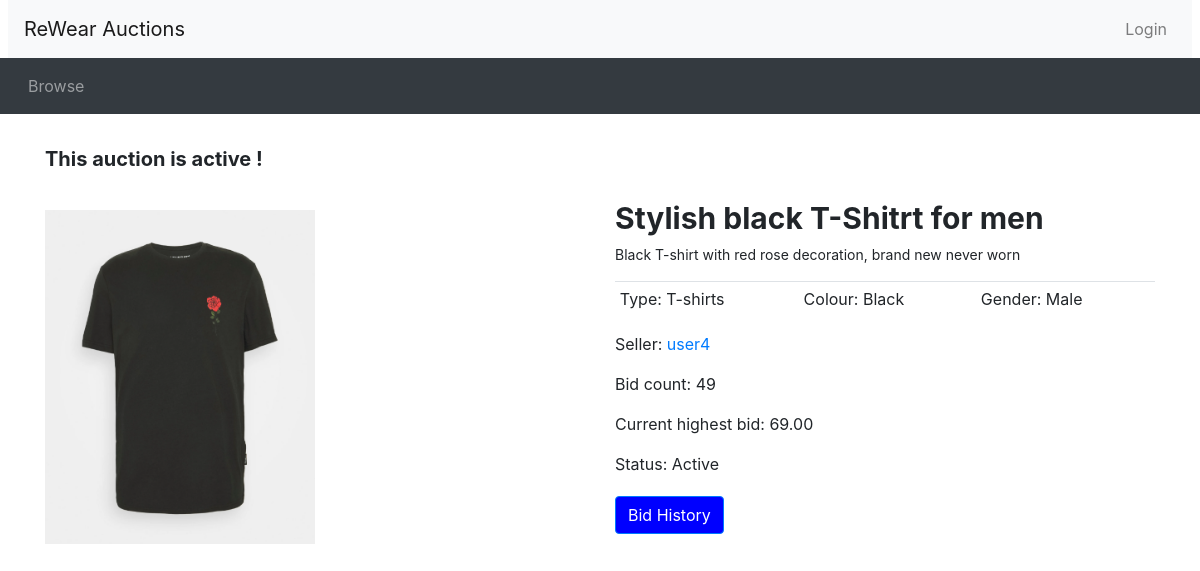
The app's page /listing.php?item_id=2 with its own data.
### tables this page shows
CREATE TABLE Auctions (
    auctionID INT(10) AUTO_INCREMENT,
    auctionStartDate DATETIME NOT NULL,
    auctionEndDate DATETIME NOT NULL,
    auctionStartingPrice DOUBLE(10,2) NOT NULL, 
    auctionReservePrice DOUBLE(10,2),
    auctionName VARCHAR(100) NOT NULL,
    auctionDescription VARCHAR(500),
    auctionPicture VARCHAR(100),
    sellerID INT(10) NOT NULL,
    categoryType VARCHAR(100),
    categoryColor VARCHAR(100),
    categoryGender VARCHAR(100),
    categorySize VARCHAR(100),
    ratingValue INT(1) CHECK (ratingValue >= 1 AND ratingValue <= 5),
    ratingText VARCHAR(500),
    winnerID INT(10),
    PRIMARY KEY(auctionID),
    FOREIGN KEY (sellerID) REFERENCES Users (userID) ON UPDATE CASCADE ON DELETE CASCADE,
    FOREIGN KEY (categoryType) REFERENCES CategoryClothsType (categoryType) ON UPDATE CASCADE ON DELETE RESTRICT,
    FOREIGN KEY (categoryColor) REFERENCES CategoryColorType (categoryColor) ON UPDATE CASCADE ON DELETE RESTRICT,
    FOREIGN KEY (categoryGender) REFERENCES categoryGenderType (categoryGender) ON UPDATE CASCADE ON DELETE RESTRICT,
    FOREIGN KEY (categorySize) REFERENCES categorySizeType (categorySize) ON UPDATE CASCADE ON DELETE RESTRICT,
    FOREIGN KEY (winnerID) REFERENCES Users (userID) ON UPDATE CASCADE ON DELETE SET NULL
);

CREATE TABLE Users (
    userID INT(10) AUTO_INCREMENT, 
	userEmail VARCHAR(100) NOT NULL UNIQUE, 
	username VARCHAR(100) NOT NULL UNIQUE, 
	userPassword VARCHAR(42) NOT NULL, 
	userFirstName VARCHAR(100),
	userLastName VARCHAR(100), 
	userAddress VARCHAR(100), 
	userTel VARCHAR(100), 
	userGender VARCHAR(100) CHECK (userGender in ("Male", "Female", "Other", "Prefer not to say")),
    userIsActive VARCHAR(100) DEFAULT "Activated" CHECK (userIsActive in ("Activated", "Deactivated")),
	userAccountType VARCHAR(100) DEFAULT "Unspecified yet" CHECK (userAccountType in ("Buyer", "Seller", "Admin", "Unspecified yet")), 
	PRIMARY KEY(userID)
	);

### database_connection.php (called while the page is built, shortened)
<?php
function connectMAC()
{
    $configFile = 'Database_host_MAC.txt';
    $configData = file($configFile, FILE_IGNORE_NEW_LINES | FILE_SKIP_EMPTY_LINES);
    $dbConfig = [];
    foreach ($configData as $line) {
       list($key, $value) = explode('=', $line);
       $dbConfig[$key] = $value;
    }
    $connection = mysqli_connect($dbConfig['host'], $dbConfig['username'], $dbConfig['password'], $dbConfig['DB_name']);
    return $connection;
}
function send_queryMAC($query)
{
    $connection = connectMAC();
    $result = mysqli_query($connection, $query);
    return $result;
}
?>

### listing.php (the view, shortened to what this page needs)
<?php include_once("header.php")?>
<?php require_once("database_connection.php")?>
<?php
$auctionID = isset($_GET['item_id']) ? $_GET['item_id'] : 0;
if(isset($_SESSION['userID'])) {
    $userID= $_SESSION['userID'];
    $sql_auction = "SELECT a.auctionID, a.sellerID, a.auctionName, a.auctionReservePrice, a.categoryType, a.categoryColor, a.categoryGender, a.categorySize, u.username, a.auctionDescription, a.auctionStartDate, a.auctionEndDate, a.auctionPicture, a.auctionStartingPrice, MAX(b.bidValue) as auctionMaxCP, MAX(b1.bidValue) AS maxBuyerBidValue, COUNT(b.auctionID) as auctionBidCount
                    FROM Auctions a
                    JOIN Users u ON a.sellerID = u.userID
                    LEFT JOIN Bids b ON a.auctionID = b.auctionID
                    LEFT JOIN Bids b1 ON a.auctionID = b1.auctionID AND b1.buyerID = '{$userID}'
                    WHERE a.auctionID = '{$auctionID}'
                    GROUP BY a.auctionID, a.sellerID, a.auctionName, a.auctionReservePrice, a.categoryType, a.categoryColor, a.categoryGender, a.categorySize, u.username, a.auctionDescription, a.auctionStartDate, a.auctionEndDate, a.auctionStartingPrice";
} else {
    $sql_auction = "SELECT a.auctionID, a.sellerID, a.auctionName, a.auctionReservePrice, a.categoryType, a.categoryColor, a.categoryGender, a.categorySize, u.username, a.auctionDescription, a.auctionStartDate, a.auctionEndDate, a.auctionPicture, a.auctionStartingPrice, MAX(b.bidValue) as auctionMaxCP, MAX(b1.bidValue) AS maxBuyerBidValue, COUNT(b.auctionID) as auctionBidCount
                    FROM Auctions a
                    JOIN Users u ON a.sellerID = u.userID
                    LEFT JOIN Bids b ON a.auctionID = b.auctionID
                    LEFT JOIN Bids b1 ON a.auctionID = b1.auctionID
                    WHERE a.auctionID = '{$auctionID}'
                    GROUP BY a.auctionID, a.sellerID, a.auctionName, a.auctionReservePrice, a.categoryType, a.categoryColor, a.categoryGender, a.categorySize, u.username, a.auctionDescription, a.auctionStartDate, a.auctionEndDate, a.auctionStartingPrice";
}
$result = send_queryMAC($sql_auction);
$rows = mysqli_fetch_array($result);
$auctionName = $rows["auctionName"];
$auctionDescription = $rows['auctionDescription'];
$sellerUsername = $rows['username'];
$auctionMaxCP = $rows['auctionMaxCP'];
$auctionBidCount = $rows['auctionBidCount'];
$categoryType = $rows['categoryType'];
$categoryColor = $rows['categoryColor'];
$categoryGender = $rows['categoryGender'];
$auctionPicture = $rows['auctionPicture'];
$auctionImageSrc = str_replace('/auction/', '', $auctionPicture);
$auctionEndDate = $rows['auctionEndDate'];
$endDate = new DateTime($auctionEndDate);
$now = new DateTime();
if ($endDate > $now) {
  $auctionStatus = 'Active';
} else {
  $auctionStatus = 'Closed';
}
?>
<div class="container">
    <div style="margin-top: 30px;">
        <div class="auction-status-info" style="font-size: 20px; font-weight: bold;">
            <p> This auction is  <?php echo strtolower($auctionStatus) ?> !</p>
        </div>
    </div>
    <div class="row">
        <div class="col-sm-6">
            <div style="margin-top: 20px;">
                <img src="<?php echo htmlspecialchars($auctionImageSrc); ?>" class='img-rounded img-responsive item-img'>
            </div>
        </div>
    <div class="col-sm-6">
        <div style="margin-top: 10px;">
        <div class="item-details">
            <h2 class="item-title" style="font-size: 30px; font-weight: bold;"><?php echo $auctionName ?></h2>
            <p class="item-description" style="font-size: 14px;"><?php echo $auctionDescription ?></p>
            <table class="table table-sm">
                <tbody>
                    <tr>
                        <td>Type: <?php echo $categoryType ?></td>
                        <td>Colour: <?php echo $categoryColor ?></td>
                        <td>Gender: <?php echo $categoryGender ?></td>
                    </tr>
                </tbody>
            </table>
            <div class="auction-info">
                <p>Seller: <a href="seller_rating_info.php?seller=<?php echo urlencode($sellerUsername); ?>"><?php echo htmlspecialchars($sellerUsername); ?></a></p>
                <p>Bid count: <?php echo $auctionBidCount ?></p>
                <p>Current highest bid: <?php echo $auctionMaxCP ?></p>
                <p>Status: <?php echo $auctionStatus ?></p>
            </div>
        </div>
        <div class="bid-history">
            <button id="bidHistoryBtn" class="btn btn-primary" style="background-color: blue; color: white">Bid History</button>
        </div>
    </div>
</div>
<?php include_once("footer.php")?>

### listing.php (style rules this page uses)
.item-img { width: 50%; height: auto; }

### records on screen
auctions: auctionEndDate "active", auctionPicture (picture), auctionName "Stylish black T-Shitrt for men", auctionDescription "Black T-shirt with red rose decoration, brand new never worn", categoryType "T-shirts", categoryColor "Black", categoryGender "Male", sellerID.username "user4", auctionEndDate "Active"

### other values on screen
$auctionBidCount "49"
$auctionMaxCP "69.00"
